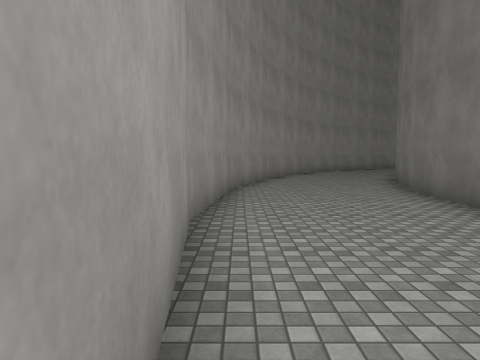
View 1 (above)

18 first-person views from a walk through a 3-D level made in the Unity game engine. The camera is 1.5 m above the floor, tilts 4° down and sees 70° across. The floor is counted in squares, 2 m on a side. Each view is taken from the middle of a square. On the plan, view 1 faces up. The plan holds only what a view shows up to about 11 squares ahead; the rest is blank. The place goes on beyond the plan. The player is left out. Surface patterns are stand-ins for the level's own textures.

View 2
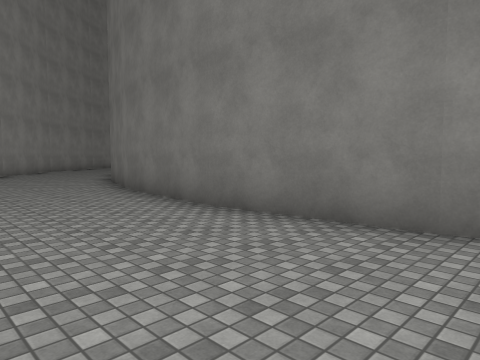

View 3
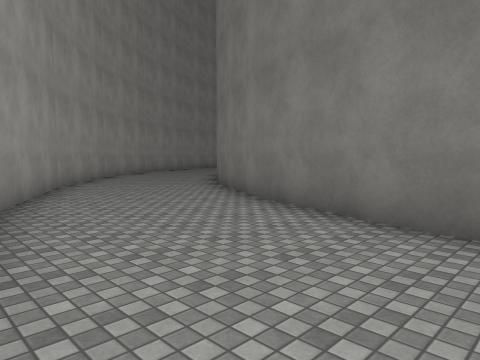

View 4
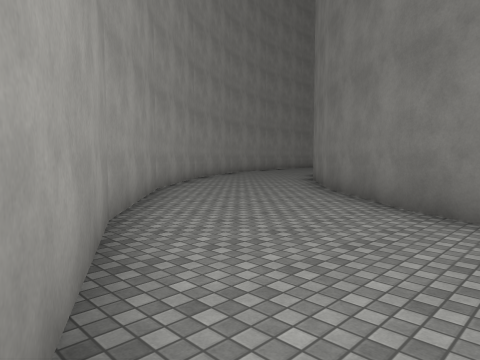

View 5
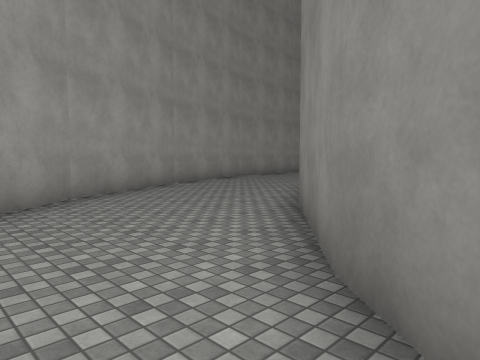

View 6
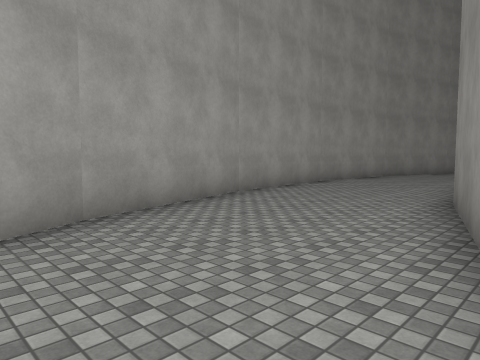

View 7
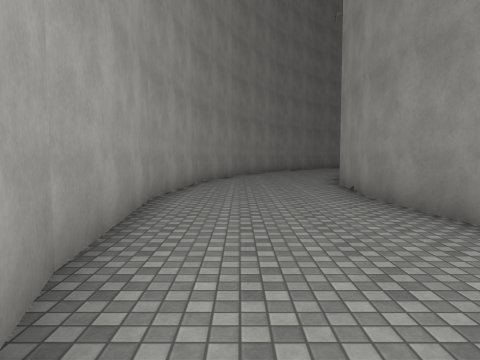

View 8
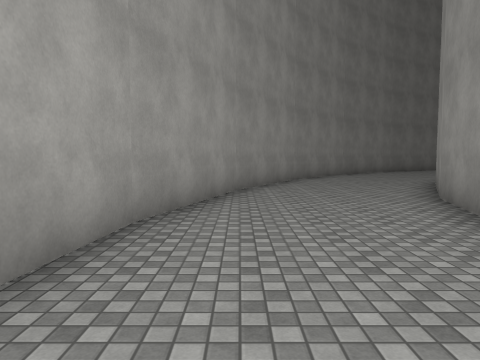

View 9
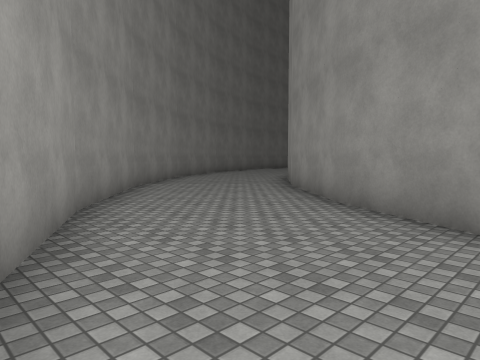

View 10
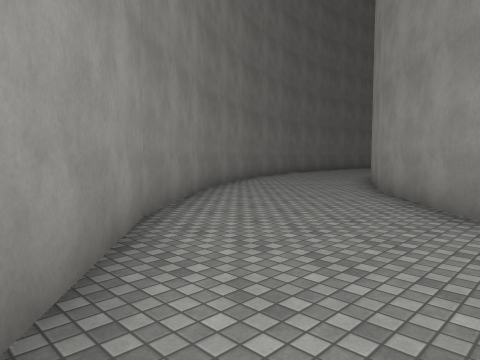

View 11
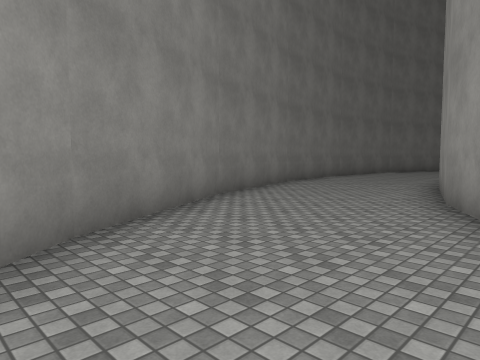

View 12
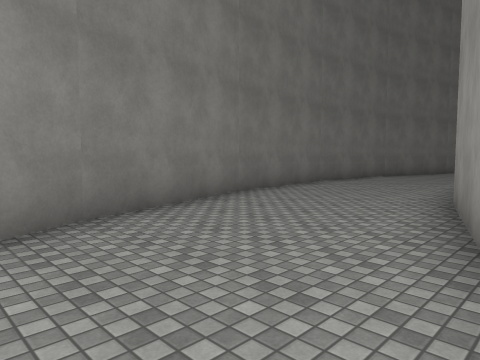

View 13
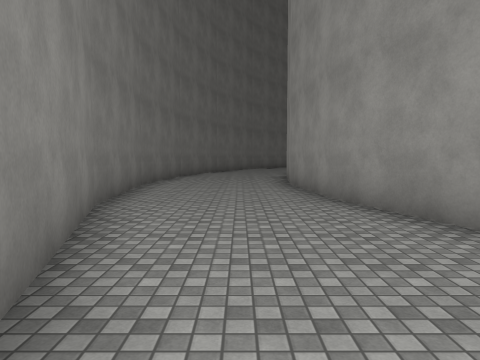

View 14
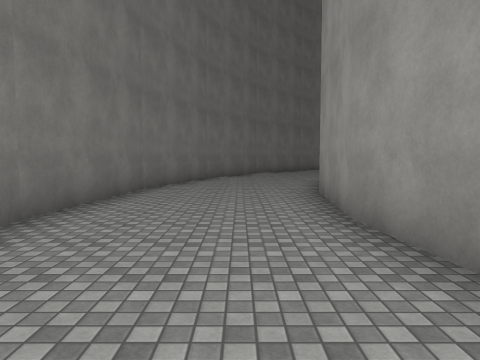

View 15
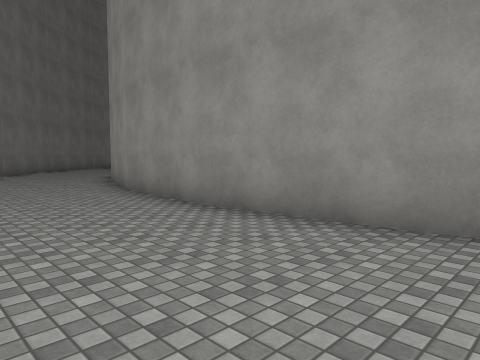

View 16
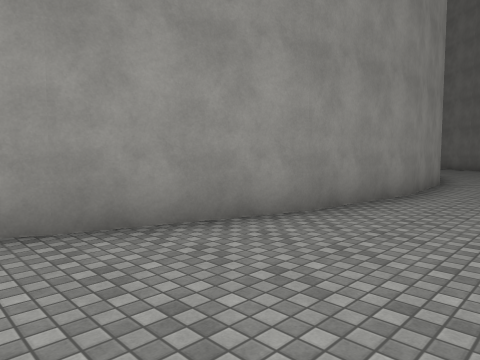

View 17
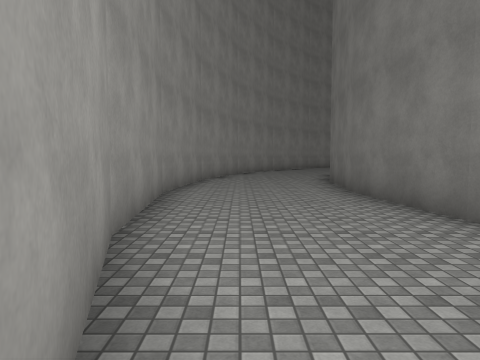

View 18
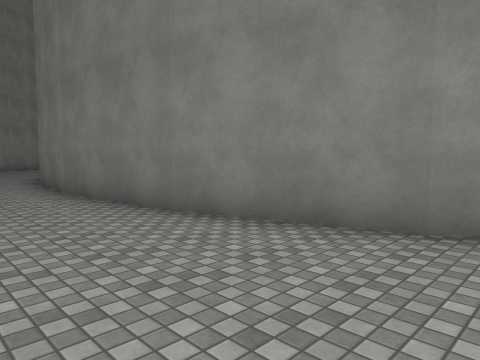

### Floor plan
Points are (right, up) in squares from view 1. A wall is a line through its corners. A room is listed if a view was taken in it or the views show most of it. See-through windows are left out.
Room 1 (views 1, 2, 3, 4, 5, 6, 7, 8, 9, 10, 11, 12, 13, 14, 15, 16, 17, 18)
walls: (16.6, 19.4) (19.1, 19.7); (13.4, 18.6) (15.4, 19.2); (19, 19.7) (22.1, 19.4); (15.2, 23.2) (11.4, 22.1); (11.5, 22.1) (8, 20.2); (19.1, 23.6) (15.1, 23.2); (23.2, 19) (25, 18.5); (8.2, 20.3) (5.1, 17.8); (22.9, 23.2) (18.9, 23.6); (24.9, 18.5) (27.8, 17); (7.9, 15) (10.3, 17); (5.2, 17.9) (2.7, 14.8); (26.5, 22.1) (22.8, 23.2); (27.6, 17.1) (30.2, 15); (5.9, 12.6) (8, 15.1); (2.7, 14.9) (1, 11.6); (30, 20.2) (26.4, 22.1); (30, 15.1) (32.1, 12.6); (4.5, 9.9) (6, 12.7); (32.9, 17.8) (29.8, 20.3); (32, 12.8) (33.5, 9.9); (0.8, 11) (-0.2, 7.8) (-0.6, 3.9); (3.6, 7) (4.5, 10); (33.5, 10) (34.4, 7); (3.3, 3.9) (3.7, 7.2); (35.3, 14.8) (32.8, 17.9); (34.3, 7.2) (34.7, 3.9); (3.6, 0.9) (3.3, 4); (-0.6, 4.1) (-0.2, 0.1); (37.1, 11.4) (35.2, 14.9); (34.7, 4.1) (34.4, 0.9) (33.5, -2) (33.2, -2.4); (4.5, -2) (3.6, 1); (4.7, -2.4) (4.5, -1.9); (38.1, 8) (37.1, 11.5); (-0.2, 0.2) (0.6, -2.5); (37.2, -3.1) (38.2, 0.2)

Where each view was taken, in squares from view 1:
view 1: 0 up, 0 right, facing up
view 2: 0 up, 0 right, facing up-right
view 3: 6 up, 0 right, facing up-right
view 4: 11 up, 1 right, facing up-right
view 5: 14 up, 6 right, facing up-right
view 6: 18 up, 10 right, facing up-right
view 7: 22 up, 13 right, facing right
view 8: 22 up, 19 right, facing right
view 9: 22 up, 25 right, facing down-right
view 10: 20 up, 29 right, facing down-right
view 11: 16 up, 32 right, facing down-right
view 12: 13 up, 33 right, facing down-right
view 13: 13 up, 36 right, facing down
view 14: 8 up, 36 right, facing down
view 15: 8 up, 38 right, facing down-left
view 16: 3 down, 37 right, facing up-left
view 17: 3 down, 1 right, facing up
view 18: 3 down, 1 right, facing up-right
